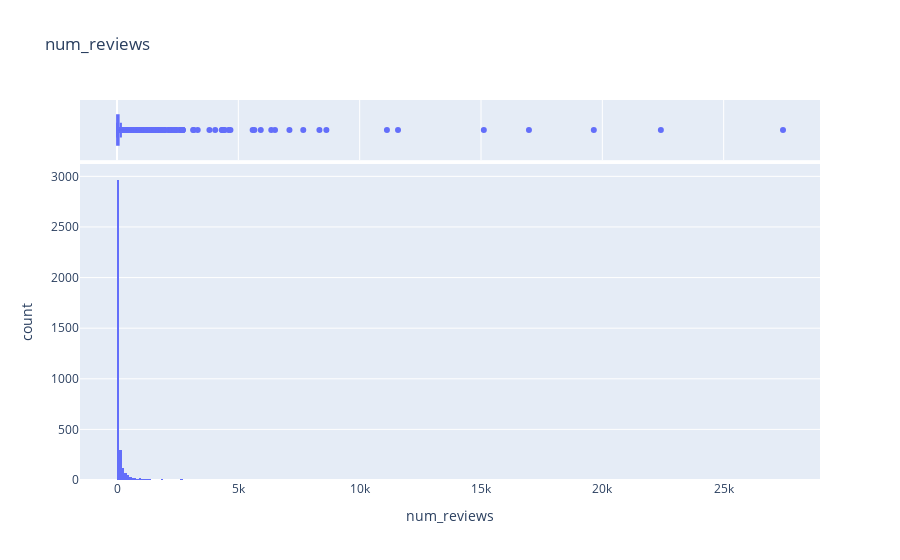

The notebook cell this image was saved under:
### Code cell
fig = px.histogram(df1, x="num_reviews", title='num_reviews',marginal="box")
fig.show()

### Figure 1 — Plotly figure (JSON) as saved in the notebook; plotly's stock layout.template omitted (floating-point values rounded to 4 significant figures; data arrays with more than 128 entries replaced by an {"elided": "..."} marker saying what was removed)
{"data": [{"alignmentgroup": "True", "bingroup": "x", "hovertemplate": "num_reviews=%{x}<br>count=%{y}<extra></extra>", "legendgroup": "", "marker": {"color": "#636efa", "pattern": {"shape": ""}}, "name": "", "offsetgroup": "", "orientation": "v", "showlegend": false, "type": "histogram", "x": {"elided": "3678 int values"}, "xaxis": "x", "yaxis": "y"}, {"alignmentgroup": "True", "hovertemplate": "num_reviews=%{x}<extra></extra>", "legendgroup": "", "marker": {"color": "#636efa"}, "name": "", "notched": true, "offsetgroup": "", "showlegend": false, "type": "box", "x": {"elided": "3678 int values"}, "xaxis": "x2", "yaxis": "y2"}], "layout": {"barmode": "relative", "legend": {"tracegroupgap": 0}, "title": {"text": "num_reviews"}, "xaxis": {"anchor": "y", "domain": [0, 1], "title": {"text": "num_reviews"}}, "xaxis2": {"anchor": "y2", "domain": [0, 1], "matches": "x", "showgrid": true, "showticklabels": false}, "yaxis": {"anchor": "x", "domain": [0, 0.8316], "title": {"text": "count"}}, "yaxis2": {"anchor": "x2", "domain": [0.8416, 1], "matches": "y2", "showgrid": false, "showline": false, "showticklabels": false, "ticks": ""}}}
